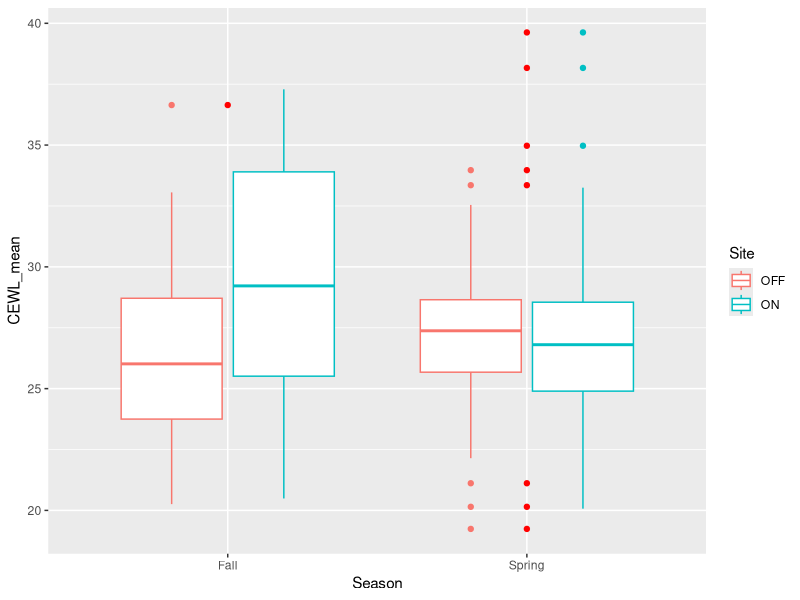
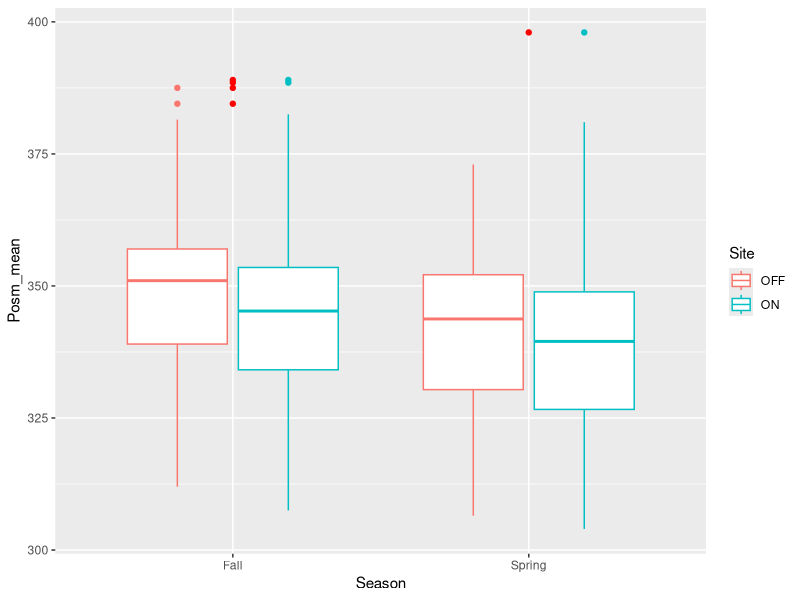
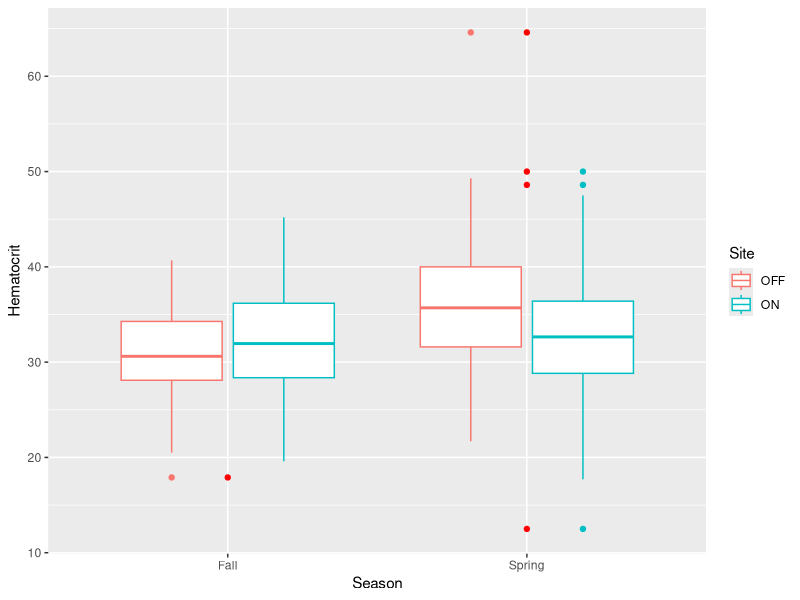
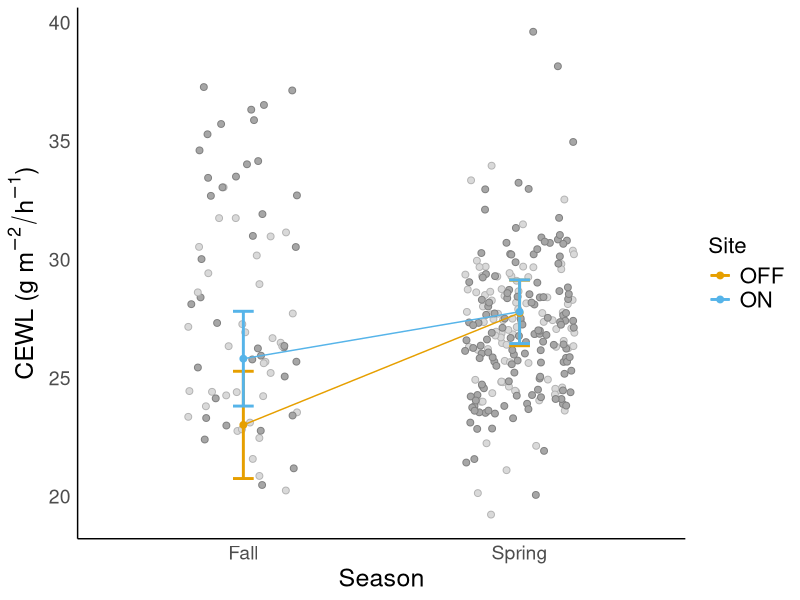
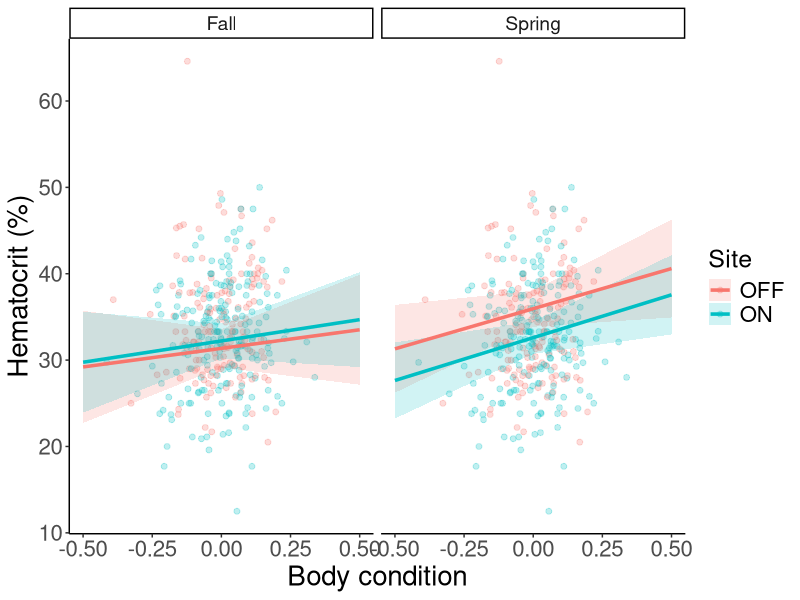

Write R code to recreate these figures, in order.
## ---- chunk 1
#| echo: False #Added to prevent the printing of excess code
#| warning: False #Added to prevent the printing of excess code
#| message: false

library(tidyverse)
library(readxl)
library(ggplot2)
library(lmerTest)
library(ggeffects)
library(emmeans)

Hydric_Phys <- read_xlsx("Hydric_Physiology.xlsx")
CEWL_Data <- read_xlsx("CEWL_Values.xlsx")
## ---- chunk 2
#Check to see if they are all within their own mean or beyond
CEWL_Data |> 
  group_by(Indiv_Lizard) |> 
  mutate(IDMean = mean(`TEWL [g/(m2h)]`),
         IDSD   = sd(`TEWL [g/(m2h)]`),
         In2SD = (`TEWL [g/(m2h)]` >= IDMean - 2 * IDSD) &
           (`TEWL [g/(m2h)]` <= IDMean + 2 * IDSD)) |> 
  ungroup() |> 
  summarize(Within2SD = sum(In2SD, na.rm = TRUE),
            Outside2SD = sum(!In2SD, na.rm = TRUE)) 
#average CEWL values & find cv
CEWL_Average <- CEWL_Data |> 
  group_by(Indiv_Lizard) |> 
  mutate(CEWL = mean(`TEWL [g/(m2h)]`),
         CEWL_cv = sd(`TEWL [g/(m2h)]`, na.rm = TRUE) 
         /mean(`TEWL [g/(m2h)]`, na.rm = TRUE) * 100) |>
  summarize(
    across(
      c(`AmbT [C]`,	`AmbRH [%]`, CEWL, CEWL_cv),
      mean, .names = "{.col}_mean"), .groups = "drop")
## ---- chunk 3
Lizard_Data_All <- Hydric_Phys |> 
  full_join(CEWL_Average,
            by = "Indiv_Lizard") |> 
  mutate(SexGravid = paste(Sex, `Gravid?`, sep = "_"),
         Es = 0.611 * exp((17.502*`AmbT [C]_mean`)/(`AmbT [C]_mean`+240.97)),
         Lab_VPD = Es - (Es*(`AmbRH [%]_mean`/100))) |> 
  select(!Es) |> 
  filter(!Sex == "J") |> 
  mutate(Campus = dplyr::recode(Campus,
                                "SCR" = "Scripps",
                                "CSM" = "CSUSM"),
         LizardID = str_replace(LizardID, "_0", "_")) |> 
  dplyr::rename(Posm_mean = Avg_Posm)

Lizard_Data_All$SiteSeason <- interaction(Lizard_Data_All$Site, Lizard_Data_All$Season)

## ---- chunk 4
CEWL_outliers <- Lizard_Data_All |>
  group_by(Site, Season) |>
  mutate(Q1 = quantile(CEWL_mean, 0.25, na.rm = TRUE), 
         Q3 = quantile(CEWL_mean, 0.75, na.rm = TRUE),
         IQR = Q3 - Q1,
         outlier = CEWL_mean < (Q1 - 1.5 * IQR) |
                   CEWL_mean > (Q3 + 1.5 * IQR)) |> 
  ungroup()

CEWL_outliers |> 
  filter(outlier) |>
  select(LizardID, Site, Season, CEWL_mean)

ggplot(CEWL_outliers, aes(x = Season, y = CEWL_mean, color = Site)) +
  geom_boxplot() +
  geom_point(data = subset(CEWL_outliers, outlier == TRUE), color = "red")

## ---- chunk 5
Posm_outliers <- Lizard_Data_All |>
  group_by(Site, Season) |>
  mutate(Q1 = quantile(Posm_mean, 0.25, na.rm = TRUE), 
         Q3 = quantile(Posm_mean, 0.75, na.rm = TRUE),
         IQR = Q3 - Q1,
         outlier = Posm_mean < (Q1 - 1.5 * IQR) |
                   Posm_mean > (Q3 + 1.5 * IQR)) |>
  ungroup()

Posm_outliers |> 
  filter(outlier) |>
  select(LizardID, Site, Season, Posm_mean)

ggplot(Posm_outliers, aes(x = Season, y = Posm_mean, color = Site)) +
  geom_boxplot() +
  geom_point(data = subset(Posm_outliers, outlier == TRUE), color = "red")
## ---- chunk 6
hematocrit_outliers <- Lizard_Data_All |>
  group_by(Site, Season) |>
  mutate(Q1 = quantile(Hematocrit, 0.25, na.rm = TRUE), 
         Q3 = quantile(Hematocrit, 0.75, na.rm = TRUE),
         IQR = Q3 - Q1,
         outlier = Hematocrit < (Q1 - 1.5 * IQR) | Hematocrit > (Q3 + 1.5 * IQR)) |>
  ungroup()

hematocrit_outliers |> 
  filter(outlier) |>
  select(LizardID, Site, Season, Hematocrit)

ggplot(hematocrit_outliers, aes(x = Season, y = Hematocrit, color = Site)) +
  geom_boxplot() +
  geom_point(data = subset(hematocrit_outliers, outlier == TRUE), color = "red")
## ---- chunk 7
#Filtering exreme outliers for CEWL
# Lizard_Data_All[Lizard_Data_All$LizardID == "CSULB_OFF_27"
#               & Lizard_Data_All$Season == "Spring", "CEWL_mean"] <- NA
# Lizard_Data_All[Lizard_Data_All$LizardID == "CSULB_OFF_26"
#               & Lizard_Data_All$Season == "Spring", "CEWL_mean"] <- NA
# Lizard_Data_All[Lizard_Data_All$LizardID == "HMC_OFF_12"
#               & Lizard_Data_All$Season == "Spring", "CEWL_mean"] <- NA
# Lizard_Data_All[Lizard_Data_All$LizardID == "SDSU_OFF_16"
#               & Lizard_Data_All$Season == "Spring", "CEWL_mean"] <- NA
# Lizard_Data_All[Lizard_Data_All$LizardID == "SDSU_OFF_26"
#               & Lizard_Data_All$Season == "Spring", "CEWL_mean"] <- NA
# Lizard_Data_All[Lizard_Data_All$LizardID == "CLU_ON_3"
#               & Lizard_Data_All$Season == "Spring", "CEWL_mean"] <- NA
# Lizard_Data_All[Lizard_Data_All$LizardID == "SDSU_ON_3"
#               & Lizard_Data_All$Season == "Spring", "CEWL_mean"] <- NA
# Lizard_Data_All[Lizard_Data_All$LizardID == "SDSU_ON_20"
#               & Lizard_Data_All$Season == "Spring", "CEWL_mean"] <- NA
Lizard_Data_All[Lizard_Data_All$LizardID == "PEPP_OFF_23"
              & Lizard_Data_All$Season == "Fall", "CEWL_mean"] <- NA

#Filter extreme outliers 
Lizard_Data_All[Lizard_Data_All$LizardID == "CP_ON_22"
              & Lizard_Data_All$Season == "Spring", "Posm_mean"] <- NA
# Lizard_Data_All[Lizard_Data_All$LizardID == "CSUSB_ON_1"
#               & Lizard_Data_All$Season == "Fall", "Posm_mean"] <- NA
# Lizard_Data_All[Lizard_Data_All$LizardID == "SCR_OFF_2"
#               & Lizard_Data_All$Season == "Fall", "Posm_mean"] <- NA
# Lizard_Data_All[Lizard_Data_All$LizardID == "UCLA_OFF_5"
#               & Lizard_Data_All$Season == "Fall", "Posm_mean"] <- NA
# Lizard_Data_All[Lizard_Data_All$LizardID == "UCLA_ON_5"
#               & Lizard_Data_All$Season == "Fall", "Posm_mean"] <- NA

#filtering outliers for Hematocrit
Lizard_Data_All[Lizard_Data_All$LizardID == "CSULB_OFF_15"
              & Lizard_Data_All$Season == "", "Hematocrit"] <- NA
# Lizard_Data_All[Lizard_Data_All$LizardID == "CSUSB_ON_17"
#               & Lizard_Data_All$Season == "", "Hematocrit"] <- NA
# Lizard_Data_All[Lizard_Data_All$LizardID == "SCR_ON_17"
#               & Lizard_Data_All$Season == "", "Hematocrit"] <- NA
# Lizard_Data_All[Lizard_Data_All$LizardID == "SDSU_ON_30"
#               & Lizard_Data_All$Season == "", "Hematocrit"] <- NA
# Lizard_Data_All[Lizard_Data_All$LizardID == "UCLA_OFF_9" 
#               & Lizard_Data_All$Season == "Fall", "Hematocrit"] <- NA

Lizard_Data_All[Lizard_Data_All$LizardID == "UCLA_OFF_9"
              & Lizard_Data_All$Season == "Fall", "Mass"] <- NA
Lizard_Data_All[Lizard_Data_All$LizardID == "UCLA_ON_5"
              & Lizard_Data_All$Season == "Fall", "Mass"] <- NA

## ---- chunk 8
#| echo: False
Table_of_Lizards <- Lizard_Data_All |> 
  mutate(Site = if_else(Site =="ON", "Urban", "Non Urban")) |> 
  group_by(Campus, Site, Season) |> 
  count() 
## ---- chunk 9
SVL <- read_xlsx("Cool Lizards SVL.xlsx") |> 
  select(!"...9") |> 
  mutate(
    `Liz ID` = str_replace_all(`Liz ID`, "on", "ON"),
    `Liz ID` = str_replace_all(`Liz ID`, "off", "OFF"),
    `Liz ID` = str_replace_all(`Liz ID`, " ", "")
  ) |> 
  filter(!`Liz ID` %in% c(
    "CSUSB_ON_01_0003",   # replicate of Off_01, mislabeled
    "CP_OFF_12_0001",     # crooked, use the other scan
    "CSUSB_ON_06_0001",   # a replicate with a hand in the way
    "UCLA_OFF_01_0002",   # dorsal replicate
    "PEP_ON_51_0001"      # replicate
  )) |> 
  mutate(
    `Liz ID` = str_remove(`Liz ID`, "_000[1234]$"),
    `Liz ID` = str_replace(`Liz ID`, "_0([0-9]+)$", "_\\1"),
    Site = str_extract(`Liz ID`, "ON|OFF"),
    `Liz ID` = str_replace(`Liz ID`,"PEP(?!P)","PEPP"),
    `Liz ID` = str_replace(`Liz ID`,"SC(?!R)","SCR")) |> 
    #Campus = str_extract(`Liz ID`, "SDSU|CP|CLU|CSM|CSUSM|CSULB|CSUSB|HMC|PEPP|SCR|SC|UCLA|PEP|WC") originally used for combining datasheet & locating errors. Ignore this line
  rename(LizardID = `Liz ID`) |> 
  mutate(SiteSeason = interaction(Site, Season)) |> 
  select(!c("SVL 1","SVL 2", "SVL3", "STDEV", "CV")) |> 
  dplyr::rename(SVL = `Average`)

Combined_Lizard <- left_join(Lizard_Data_All, SVL,
                             by = c("LizardID","Site","Season", "SiteSeason"))
  
Pieg_Model <- lm(log(Mass) ~ log(SVL), data = Combined_Lizard, na.action = na.exclude)

Lizard_Master <- Combined_Lizard |> 
  mutate(Sion = Mass / SVL,
         Pieg = log(Mass) - predict(Pieg_Model, newdata = Combined_Lizard),
         Condition = residuals(Pieg_Model)) #this is the exact same as "Pieg", different format

#Identify missing SVLs
# Missing_SVL <- 
#   anti_join(Lizard_Data_All, SVL,
#                      by = c("LizardID","Site","Season")) |> 
#   select(LizardID, Site, Season) 
  #write_xlsx("Missing SVL.xlsx")
## ---- chunk 10
# Season*Site + Season*Condition + Site*Condition
lmer_CEWL <- lmer(CEWL_mean ~ 
                    Season*Site + Season*Condition + Site*Condition 
                  + Lab_VPD + (1|Campus)  + Posm_mean + SexGravid 
                  , data = filter(Lizard_Master,!is.na(CEWL_mean)), REML = F)
anova(lmer_CEWL) 

lmer_Posm <- lmer(Posm_mean ~ 
                  Season*Site + Season*Condition + Site*Condition +
                  SexGravid + (1|Campus),
                  data = filter(Lizard_Master, !is.na(Posm_mean)), REML = F)
anova(lmer_Posm)

lmer_Hem <- lmer(Hematocrit ~ 
                 Season*Site + Season*Condition + Site*Condition +
                 SexGravid + (1|Campus) + Ecto_Presence,
                 data = filter(Lizard_Master, !is.na(Hematocrit)), REML = F)
anova(lmer_Hem)
## ---- chunk 11
#| warning: False
#| note: False
pred_cewl <- as.data.frame(emmeans(lmer_CEWL, ~ Season * Site))
okabe_ito <- c(
  "#E69F00", # orange
  "#56B4E9") # blue
#Cewl Model with background
ggplot()+
  geom_jitter(data = Lizard_Master, aes(x = Season, y = CEWL_mean, group = factor(Site)), 
                                        color = ifelse(Lizard_Master$Site == "ON", "grey50", "grey70"),
                                        fill = ifelse(Lizard_Master$Site == "ON", "grey65", "grey85"),
              width = .2, show.legend = F, shape = 21, size = 2) +
  # scale_color_manual(
  #   values = c("ON" = "grey65", 
  #              "OFF" = "grey85")) +
  # scale_color_identity()+
  geom_line(data = pred_cewl, aes(x = Season, y = emmean, color = factor(Site), group = Site)) +
  geom_errorbar(data = pred_cewl, aes(x = Season, ymin = lower.CL, ymax = upper.CL, color = factor(Site)), width = 0.075, size = 1) +
  geom_point(data = pred_cewl, aes(x = Season, y = emmean, color = factor(Site), group = Site), size = 2) +
  labs(y = expression("CEWL (g "* m^-2 / h^-1 *")"),
       color = "Site") +
  scale_color_manual(values = okabe_ito[c(1,2)],
                     labels = c(
                       "On"  = "Urban",
                       "Off" = "Non-urban")) +
  theme_minimal() +
  theme(
    panel.grid = element_blank(), 
    axis.line = element_line(color = "black"),
    axis.title = element_text(size = 18),
    axis.text = element_text(size = 14),
    legend.text = element_text(size = 16),
    legend.title = element_text(size = 16))
## ---- chunk 12
pred_hemato <- ggpredict(lmer_Hem, terms = c("Condition", "Site", "Season"))
ggplot() +
  geom_point(data = Lizard_Master, aes(x = Condition, y = Hematocrit, color = Site),
             alpha = 0.25, size = 1.7) +
  geom_ribbon(
    data = pred_hemato, aes(x = x, ymin = conf.low, ymax = conf.high, fill = group),
    alpha = 0.18, color = NA) +
  geom_line(
    data = pred_hemato, aes(x = x, y = predicted, color = group),
    linewidth = 1.2) +
  facet_wrap(~facet) +
  labs(x = "Body condition", y = "Hematocrit (%)", color = "Site", fill = "Site") +
  theme_classic()+
  theme(axis.title = element_text(size = 20),
        axis.text = element_text(size = 16),
        legend.text = element_text(size = 16),
        legend.title = element_text(size = 18),
        strip.text = element_text(size = 14))
